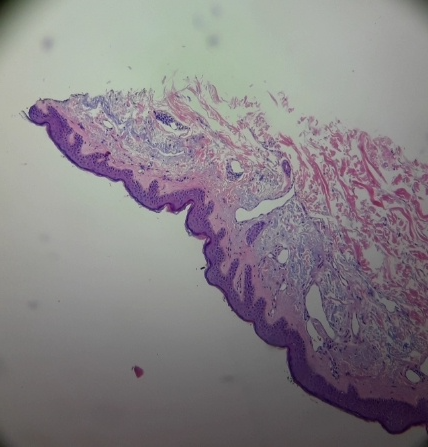
#> input picture ImageProcessingServer/ImageStichAlgorithm/DigPathSlideImages/TestImage1.jpg, 428 x 447 px
$ python -i watershedSeg.py   (imports and definitions only)
#> lines starting #> are read from the running program, lines starting #| are printed output that depends on the picture; after the words box and inside, x2 and y2 are one past the last pixel; in counts of white or black regions, pixels touching at a corner belong together
#> further down, picture is the input picture: shape (447, 428, 3); mean B, G, R 132.6, 128.6, 133.9
# example from https://docs.opencv.org/master/d3/db4/tutorial_py_watershed.html
import numpy as np
import cv2 as cv
from matplotlib import pyplot as plt

def watershedSegment(img):
    gray = cv.cvtColor(img, cv.COLOR_BGR2GRAY)
    # using otsu thresholding to separate regions in the black & white image
    ret, thresh = cv.threshold(gray, 0, 255, cv.THRESH_BINARY_INV+cv.THRESH_OTSU)
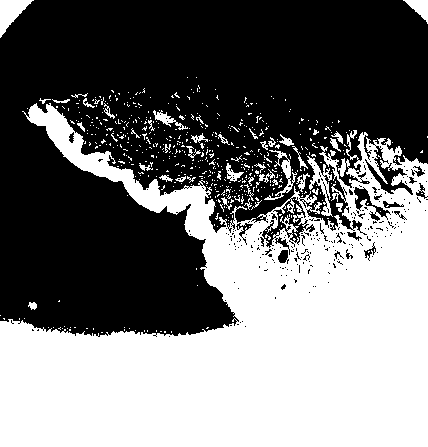
#> thresh: shape (447, 428); 45.3% white; 548 white regions (502 under 20 px), largest, box (x1, y1, x2, y2) and area: (0, 103, 428, 447) 81532, (0, 0, 34, 38) 611, (307, 156, 333, 217) 492
#> ret = 127

    # removing noise using a kernel of ones
    kernel = np.ones((3, 3), np.uint8)
    # use morphological opening to remove small holes or white noise in the object
    opening = cv.morphologyEx(thresh, cv.MORPH_OPEN, kernel, iterations = 2)
#> opening: shape (447, 428); 40.4% white; 32 white regions, largest, box (x1, y1, x2, y2) and area: (0, 106, 428, 447) 74574, (0, 0, 31, 35) 602, (406, 0, 428, 20) 276

    # finding the area of the image which is definitely background
    definite_bg = cv.dilate(opening, kernel, iterations = 3)
#> definite_bg: shape (447, 428); 45.2% white; 11 white regions, largest, box (x1, y1, x2, y2) and area: (0, 103, 428, 447) 83187, (0, 0, 34, 38) 809, (356, 133, 397, 166) 777

    # finding the area which is definitely foreground
    dist_transform = cv.distanceTransform(opening, cv.DIST_L2, 5)
    ret, definite_fg = cv.threshold(dist_transform, 0.7 * dist_transform.max(), 255, 0)
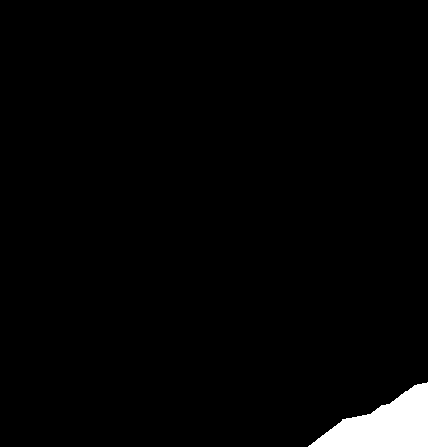
#> definite_fg: shape (447, 428) float32; 2.2% white; 1 white region, box (x1, y1, x2, y2) and area: (308, 382, 428, 447) 4247
#> ret = 133.3
    definite_fg = np.uint8(definite_fg)
    unknown = cv.subtract(definite_bg, definite_fg)
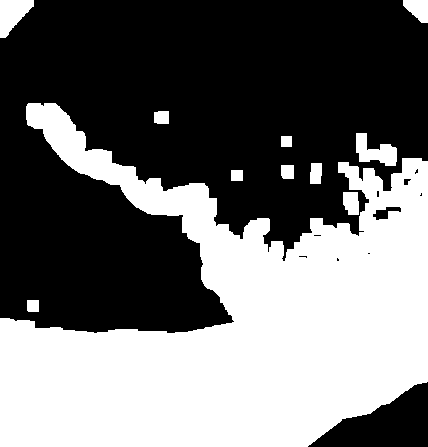
#> unknown: shape (447, 428); 43% white; 11 white regions, largest, box (x1, y1, x2, y2) and area: (0, 103, 428, 447) 78940, (0, 0, 34, 38) 809, (356, 133, 397, 166) 777

    ret, markers = cv.connectedComponents(definite_fg)
#> ret = 2
    # add 1 to all labels to make the background 1
    markers = markers + 1
    markers[unknown==255] = 0
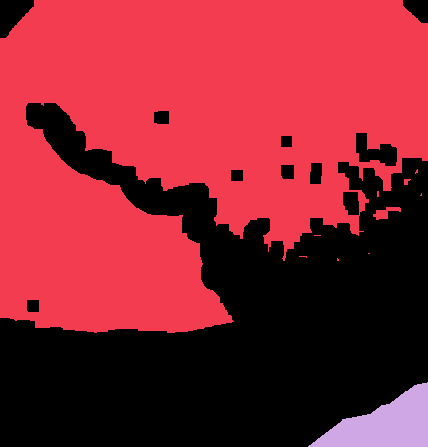
#> markers: shape (447, 428) int32; 3 distinct labels, from 0 to 2; one colour per label, 0 black

    markers = cv.watershed(img, markers)
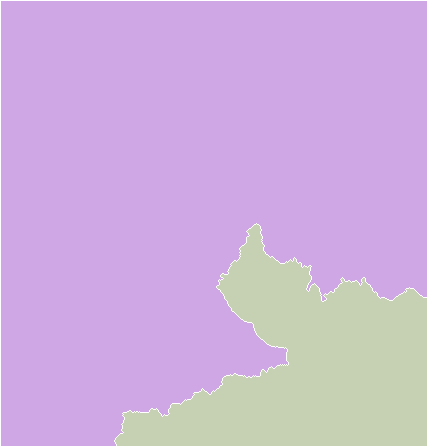
#> markers: shape (447, 428) int32; 3 distinct labels, from -1 to 2; one colour per label, 0 black, -1 white
    img[markers == -1] = [255, 0 , 0]
#> img: shape (447, 428, 3); 1.27% of pixels changed, all inside (x1, y1, x2, y2) = (0, 0, 428, 447)

    # making foreground white
    markers[markers == 1] = 0
#> markers: shape (447, 428) int32; 3 distinct labels, from -1 to 2
    markers[markers > 1] = 255
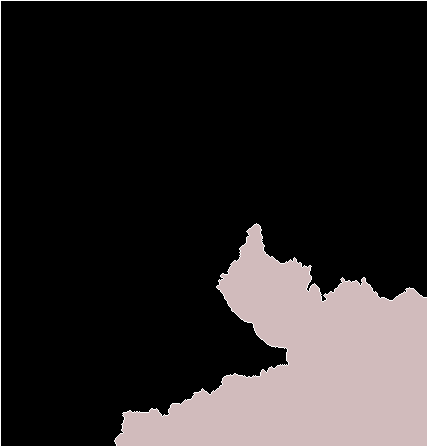
#> markers: shape (447, 428) int32; 3 distinct labels, from -1 to 255; one colour per label, 0 black, -1 white

    kernel = np.ones((3, 3), np.uint8)
    dilation = cv.dilate(markers.astype(np.float32), kernel, iterations=1)
#> dilation: shape (447, 428) float32; 19.7% white; 1 white region, box (x1, y1, x2, y2) and area: (114, 223, 428, 447) 37695

    final_img = cv.bitwise_and(img, img, mask=dilation.astype(np.uint8))
    # convert from bgr to rgb
    b, g, r = cv.split(final_img)
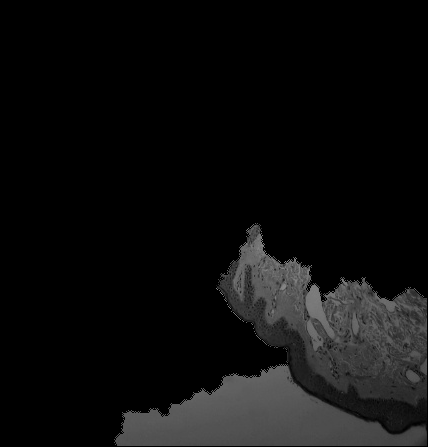
#> g: shape (447, 428); min 0, max 155, mean 13.4
    final_img = cv.merge([r, g, b])

    plt.imshow(markers)
    plt.show()

    # f, axarr = plt.subplots(1,2)
    # axarr[0].imshow(markers)
    # axarr[1].imshow(img)
    # plt.show()
    #
    # result = opening
    return dist_transform

>>> import cv2
>>> picture = cv2.imread('DigPathSlideImages/TestImage1.jpg')
>>> result = watershedSegment(picture)

$ run again, on ImageProcessingServer/ImageStichAlgorithm/DigPathSlideImages/TestImage2.jpg
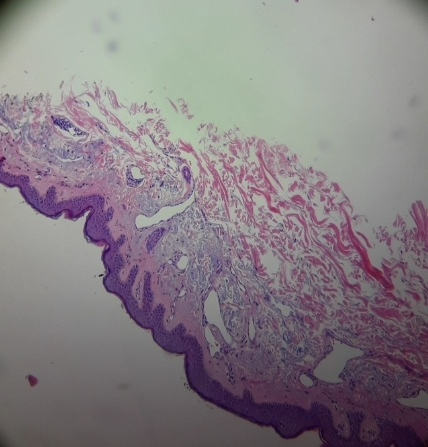
#> input picture ImageProcessingServer/ImageStichAlgorithm/DigPathSlideImages/TestImage2.jpg, 428 x 447 px
#> picture is the input picture: shape (447, 428, 3); mean B, G, R 130.8, 125.6, 133.3
#> in watershedSegment, `ret, thresh = cv.threshold(gray, 0, 255, cv.THRESH_BINARY_INV+cv.THRES..`:
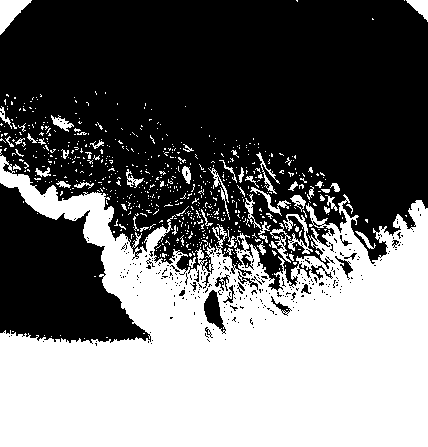
#> thresh: shape (447, 428); 43.1% white; 669 white regions (615 under 20 px), largest, box (x1, y1, x2, y2) and area: (0, 155, 428, 447) 76145, (0, 0, 32, 35) 558, (283, 214, 313, 254) 345
#> in watershedSegment, `ret, thresh = cv.threshold(gray, 0, 255, cv.THRESH_BINARY_INV+cv.THRES..`: ret = 123
#> opening: shape (447, 428); 37.5% white; 26 white regions, largest, box (x1, y1, x2, y2) and area: (0, 156, 428, 447) 69436, (0, 0, 31, 33) 554, (146, 228, 165, 251) 255
#> definite_bg: shape (447, 428); 41.9% white; 8 white regions, largest, box (x1, y1, x2, y2) and area: (0, 153, 428, 447) 77366, (0, 0, 34, 36) 755, (205, 254, 235, 287) 663
#> in watershedSegment, `ret, definite_fg = cv.threshold(dist_transform, 0.7 * dist_transform.m..`: ret = 122.6
#> unknown: shape (447, 428); 39.8% white; 8 white regions, largest, box (x1, y1, x2, y2) and area: (0, 153, 428, 447) 73257, (0, 0, 34, 36) 755, (205, 254, 235, 287) 663
#> in watershedSegment, `ret, markers = cv.connectedComponents(definite_fg)`: ret = 2
#> img: shape (447, 428, 3); 1.61% of pixels changed, all inside (x1, y1, x2, y2) = (0, 0, 428, 447)
#> dilation: shape (447, 428) float32; 18.9% white; 1 white region, box (x1, y1, x2, y2) and area: (0, 169, 428, 447) 36064
#> in watershedSegment, `b, g, r = cv.split(final_img)`:
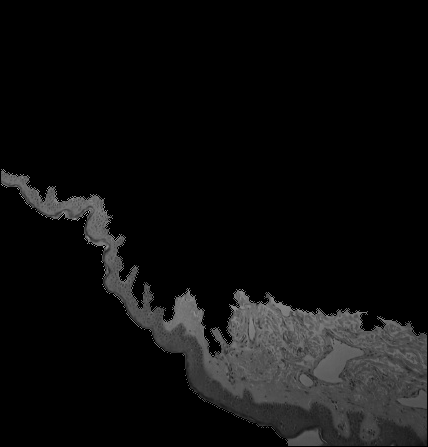
#> r: shape (447, 428); min 0, max 187, mean 14.2

$ run again, on ImageProcessingServer/ImageStichAlgorithm/DigPathSlideImages/TestImage3.jpg
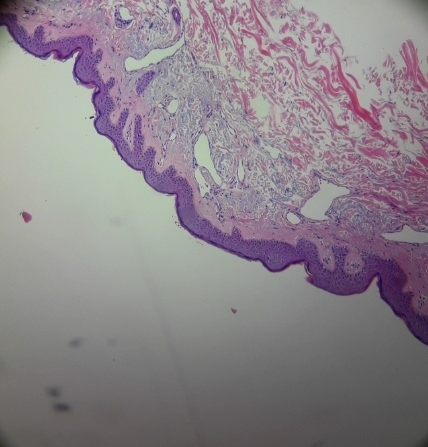
#> input picture ImageProcessingServer/ImageStichAlgorithm/DigPathSlideImages/TestImage3.jpg, 428 x 447 px
#> picture is the input picture: shape (447, 428, 3); mean B, G, R 136.8, 130.5, 138.5
#> in watershedSegment, `ret, thresh = cv.threshold(gray, 0, 255, cv.THRESH_BINARY_INV+cv.THRES..`:
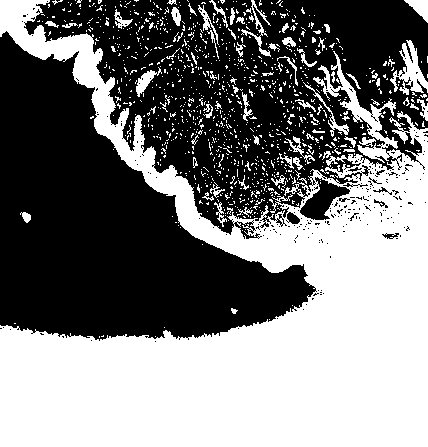
#> thresh: shape (447, 428); 47.8% white; 1066 white regions (992 under 20 px), largest, box (x1, y1, x2, y2) and area: (0, 0, 428, 447) 82614, (390, 40, 428, 95) 863, (241, 0, 271, 57) 303
#> in watershedSegment, `ret, thresh = cv.threshold(gray, 0, 255, cv.THRESH_BINARY_INV+cv.THRES..`: ret = 132
#> opening: shape (447, 428); 41.2% white; 29 white regions (1 under 20 px), largest, box (x1, y1, x2, y2) and area: (0, 0, 428, 447) 75957, (346, 92, 382, 139) 573, (402, 51, 428, 88) 417
#> definite_bg: shape (447, 428); 46.5% white; 9 white regions, largest, box (x1, y1, x2, y2) and area: (0, 0, 428, 447) 86489, (399, 48, 428, 95) 933, (133, 69, 157, 96) 465
#> in watershedSegment, `ret, definite_fg = cv.threshold(dist_transform, 0.7 * dist_transform.m..`: ret = 128.8
#> unknown: shape (447, 428); 44.6% white; 9 white regions, largest, box (x1, y1, x2, y2) and area: (0, 0, 428, 447) 82756, (399, 48, 428, 95) 933, (133, 69, 157, 96) 465
#> in watershedSegment, `ret, markers = cv.connectedComponents(definite_fg)`: ret = 2
#> img: shape (447, 428, 3); 1.1% of pixels changed, all inside (x1, y1, x2, y2) = (0, 0, 428, 447)
#> dilation: shape (447, 428) float32; 12.3% white; 1 white region, box (x1, y1, x2, y2) and area: (153, 309, 428, 447) 23567
#> in watershedSegment, `final_img = cv.bitwise_and(img, img, mask=dilation.astype(np.uint8))`:
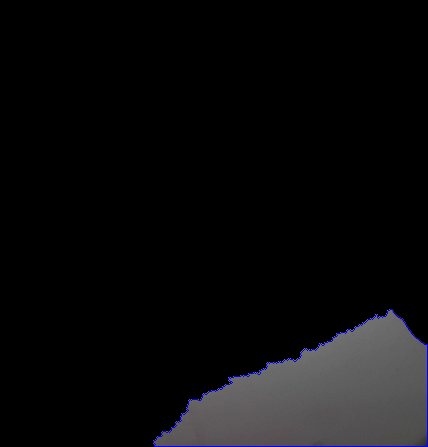
#> final_img: shape (447, 428, 3); mean B, G, R 12, 11, 11.1

$ run again, on ImageProcessingServer/ImageStichAlgorithm/DigPathSlideImages/a1.jpg
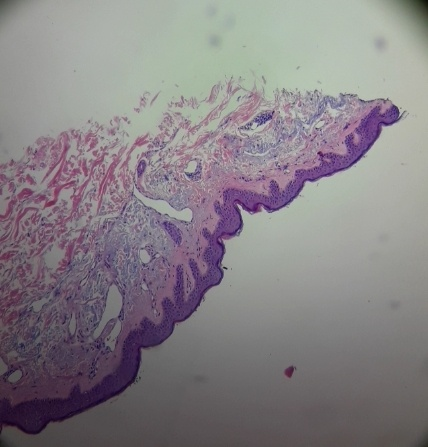
#> input picture ImageProcessingServer/ImageStichAlgorithm/DigPathSlideImages/a1.jpg, 428 x 447 px
#> picture is the input picture: shape (447, 428, 3); mean B, G, R 132.6, 128.6, 133.9
#> thresh: shape (447, 428); 45.3% white; 548 white regions (502 under 20 px), largest, box (x1, y1, x2, y2) and area: (0, 103, 428, 447) 81532, (394, 0, 428, 38) 611, (95, 156, 121, 217) 492
#> in watershedSegment, `ret, thresh = cv.threshold(gray, 0, 255, cv.THRESH_BINARY_INV+cv.THRES..`: ret = 127
#> opening: shape (447, 428); 40.4% white; 32 white regions, largest, box (x1, y1, x2, y2) and area: (0, 106, 428, 447) 74574, (397, 0, 428, 35) 602, (0, 0, 22, 20) 276
#> definite_bg: shape (447, 428); 45.2% white; 11 white regions, largest, box (x1, y1, x2, y2) and area: (0, 103, 428, 447) 83187, (394, 0, 428, 38) 809, (31, 133, 72, 166) 777
#> in watershedSegment, `ret, definite_fg = cv.threshold(dist_transform, 0.7 * dist_transform.m..`: ret = 133.3
#> unknown: shape (447, 428); 43% white; 11 white regions, largest, box (x1, y1, x2, y2) and area: (0, 103, 428, 447) 78940, (394, 0, 428, 38) 809, (31, 133, 72, 166) 777
#> in watershedSegment, `ret, markers = cv.connectedComponents(definite_fg)`: ret = 2
#> img: shape (447, 428, 3); 1.29% of pixels changed, all inside (x1, y1, x2, y2) = (0, 0, 428, 447)
#> dilation: shape (447, 428) float32; 19.1% white; 1 white region, box (x1, y1, x2, y2) and area: (0, 254, 322, 447) 36508
#> in watershedSegment, `b, g, r = cv.split(final_img)`:
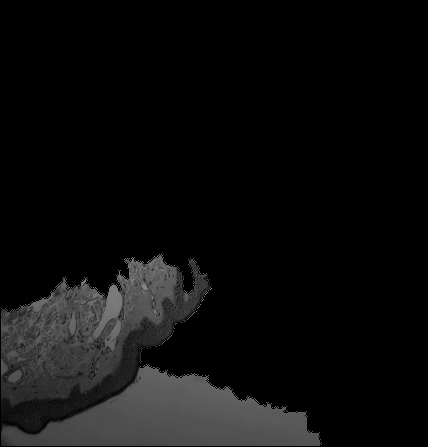
#> g: shape (447, 428); min 0, max 148, mean 12.8
